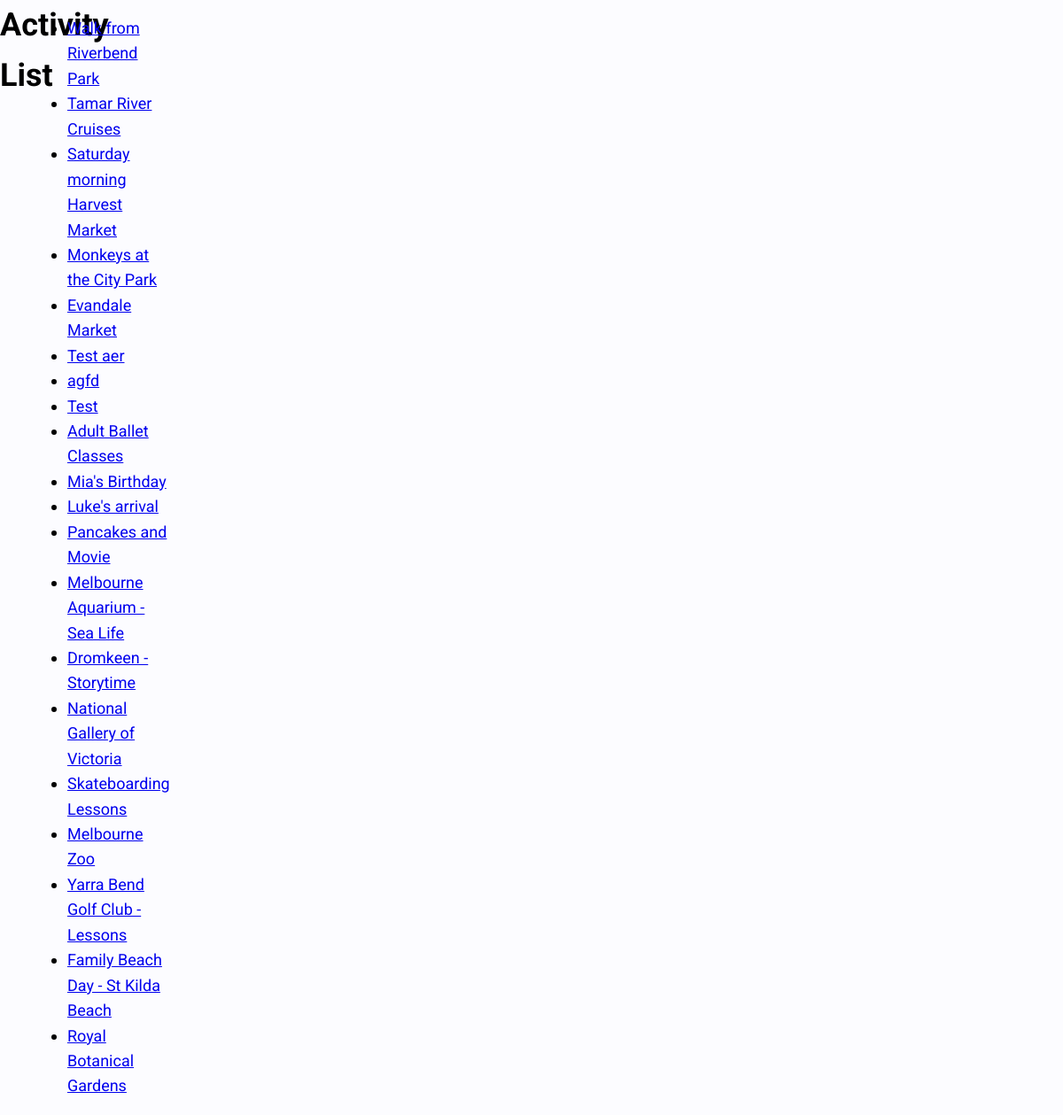
/activities/, run on an earlier commit of the app's database.
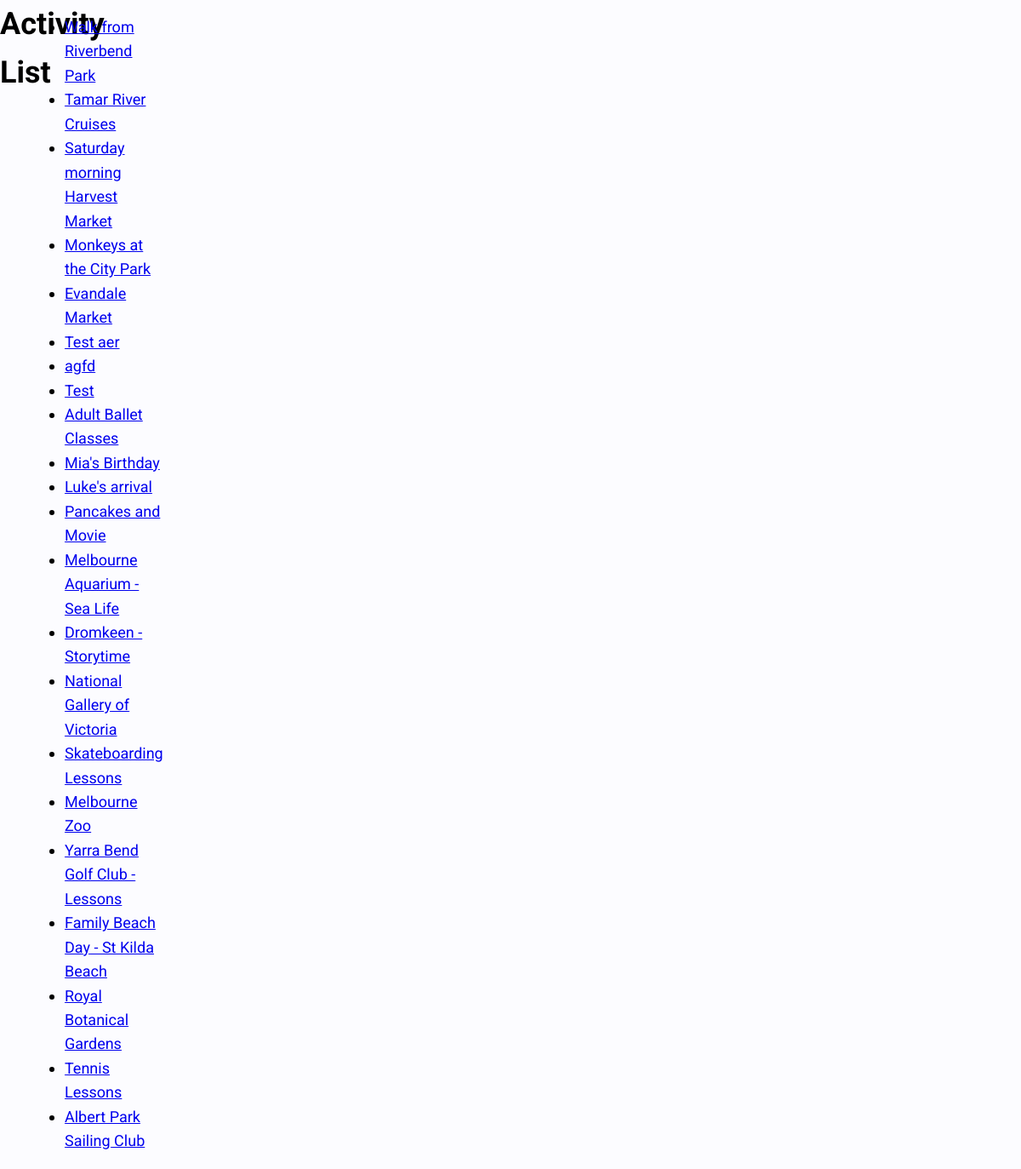
And on a later commit of the database.
### radius/models.py (models this page shows, shortened)
class Activity(models.Model):
    name = models.CharField(max_length=200, help_text='Activity Name')
    description = models.TextField(help_text='Activity Description')
    address = models.CharField(max_length=200, help_text='Activity Address')
    tags = models.ManyToManyField(ActivityTags, help_text='Select Tags')
    id = models.UUIDField(primary_key=True, default=uuid.uuid4,
                          help_text='Activity Key')
    datetime = models.DateTimeField(default=datetime.datetime.now())
    longitude = models.FloatField(default=151.7420)
    latitude = models.FloatField(default=-33.871846)
    image = models.ImageField(upload_to='images/', default='noimage.jpg')
    def get_absolute_url(self):
        return reverse('activity-detail', args=[str(self.id)])

### radius/views.py (the view)
# urls.py: path('activities/', views.ActivityListView.as_view(), name='activities'),
class ActivityListView(generic.ListView):
    model = Activity

### radius/templates/radius/activity_list.html
{% extends "../base.html" %}
{% load static %}
{% block content %}
  <h1>Activity List</h1>
  {% if activity_list %}
  <ul>
    {% for activity in activity_list %}
      <li>
        <a href="{{ activity.get_absolute_url }}">{{ activity.name }}</a>
      </li>
    {% endfor %}
  </ul>
  {% else %}
    <p>Oh No</p>
  {% endif %}
{% endblock %}

### radius/templates/base.html (shortened to what this page needs)
{% load static %}
<!DOCTYPE html>
<html lang="en">
<head>
    <link rel='stylesheet' href='https://api.mapbox.com/mapbox-gl-js/plugins/mapbox-gl-geocoder/v4.7.0/mapbox-gl-geocoder.css' type='text/css'/>
    <link href='https://api.tiles.mapbox.com/mapbox-gl-js/v2.5.0/mapbox-gl.css' rel='stylesheet'/>
    <link rel="stylesheet" href="{% static 'css/style.css' %}">
    <link rel="stylesheet" href="https://cdnjs.cloudflare.com/ajax/libs/font-awesome/5.15.3/css/all.min.css">
</head>
<body>
    <div class="grid-main">
    {% block content %} {% endblock %}
    </div>
</body>
</html>

### radiusproject/static/css/style.css (style rules this page uses)
*, *::before, *::after { box-sizing: border-box; }
:root { --clr-darkGreen: #5EAE66; --clr-lightGreen: #AFDEB4; --clr-green2:#C5ED97; --clr-lightGreen2:#E9FFD0; --clr-text: #000; --clr-grey1: #DBDBE9; --clr-grey2:#F1F1FA; --clr-grey3:#FCFCFF; }
body { background-color: var(--clr-grey3); overflow-x: hidden; color: var(--clr-text); font-family: 'Roboto', sans-serif; font-weight: 400; line-height: 1.58; font-size: 14px; padding: 5px, 5px, 5px; min-height:calc(100vh - 2 * 12px); }
html { min-height:100vh; }
h1 { font-weight: bold; margin: 0; }
* { box-sizing: border-box; }
@media (min-width: 641px) { body { overflow-x: hidden; margin:0px; font-size:16px; } }
@media (min-width: 641px) { .grid-main { display: grid; grid-template-columns: minmax(1em, 1fr) minmax(5rem,10rem) repeat(2, minmax(10rem, 35rem)) minmax(1em, 1fr); gap: 1em; position: relative; } }
@media (min-width: 1008px) { body { font-size:18px; } }

What changed in the data, as far as the page shows it:
added Activity: name "Tennis Lessons"
added Activity: name "Albert Park Sailing Club"
